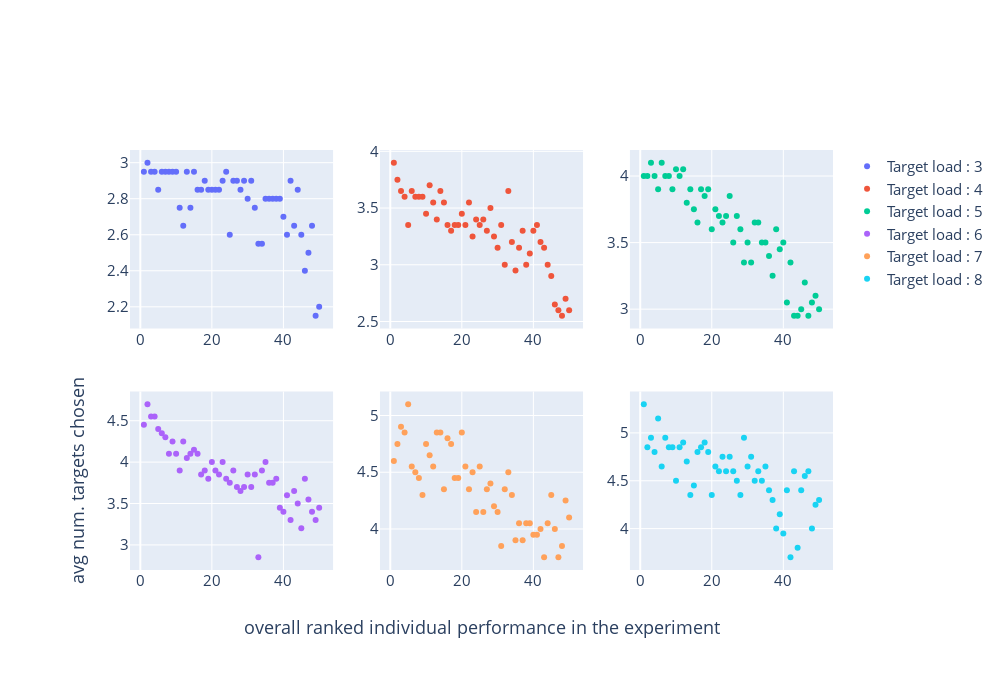

Notebook code cell kept with this figure:
### Markdown cell above
## Plot the subject ranks vs avg. number of targets chosen for each target load

* For each target load, Plot the overall individual ranks against the avg. number of targets chosen (y axis in the above figure)
* Ideally we should expect a negative slope : Best performers (low rank) on an avg. should track more number of targets

### Code cell
sec2_trace = []
for target in subject_data['num_targets'].unique().sort():
    rank_data = subject_data[subject_data['num_targets']==target]
    rank_data = rank_data.sort('subject_Num')
    rank_data['rank'] = individual_ranking['rank']
    sec2_trace.append(go.Scatter(x = rank_data['rank'].to_numpy(),
                           y = rank_data['avg_num_targets_chosen'].to_numpy(),
                           mode='markers',
                           line=dict(width = 2),
                           name = 'Target load : '+ str(target)))

fig = tools.make_subplots(rows=2, cols=3)
fig.add_trace(sec2_trace[0],1,1)
fig.add_trace(sec2_trace[1],1,2)
fig.add_trace(sec2_trace[2],1,3)
fig.add_trace(sec2_trace[3],2,1)
fig.add_trace(sec2_trace[4],2,2)
fig.add_trace(sec2_trace[5],2,3)



fig['layout'].update(height=700, width=1000, margin = dict(l=130, b=130, r=80, t=150), font = dict(size=15))
fig['layout']['legend'].update(traceorder='normal')

fig['layout']['yaxis4'].update(title='avg num. targets chosen')
fig['layout']['xaxis5'].update(title='overall ranked individual performance in the experiment')


iplot(fig, filename='subejct ranks vs. num targets chosen')

### Figure 1 — Plotly figure (JSON) as saved in the notebook; plotly's stock layout.template omitted (floating-point values rounded to 4 significant figures)
{"data": [{"line": {"width": 2}, "mode": "markers", "name": "Target load : 3", "type": "scatter", "x": [16, 2, 10, 8, 43, 23, 12, 14, 30, 48, 24, 33, 9, 38, 4, 27, 36, 18, 50, 22, 17, 7, 29, 32, 37, 28, 31, 3, 13, 20, 34, 21, 41, 44, 11, 47, 45, 1, 15, 39, 40, 19, 26, 5, 46, 49, 6, 25, 42, 35], "xaxis": "x", "y": [2.85, 3, 2.95, 2.95, 2.65, 2.9, 2.65, 2.75, 2.8, 2.65, 2.95, 2.55, 2.95, 2.8, 2.95, 2.9, 2.8, 2.9, 2.2, 2.85, 2.85, 2.95, 2.9, 2.75, 2.8, 2.85, 2.9, 2.95, 2.95, 2.85, 2.55, 2.85, 2.6, 2.85, 2.75, 2.5, 2.6, 2.95, 2.95, 2.8, 2.7, 2.85, 2.9, 2.85, 2.4, 2.15, 2.95, 2.6, 2.9, 2.8], "yaxis": "y"}, {"line": {"width": 2}, "mode": "markers", "name": "Target load : 4", "type": "scatter", "x": [16, 2, 10, 8, 43, 23, 12, 14, 30, 48, 24, 33, 9, 38, 4, 27, 36, 18, 50, 22, 17, 7, 29, 32, 37, 28, 31, 3, 13, 20, 34, 21, 41, 44, 11, 47, 45, 1, 15, 39, 40, 19, 26, 5, 46, 49, 6, 25, 42, 35], "xaxis": "x2", "y": [3.35, 3.75, 3.45, 3.6, 3.15, 3.25, 3.55, 3.65, 3.15, 2.55, 3.4, 3.65, 3.6, 3.0, 3.6, 3.3, 3.15, 3.35, 2.6, 3.55, 3.3, 3.6, 3.25, 3.0, 3.3, 3.5, 3.35, 3.65, 3.4, 3.45, 3.2, 3.35, 3.35, 3.0, 3.7, 2.6, 2.9, 3.9, 3.55, 3.1, 3.3, 3.35, 3.4, 3.35, 2.65, 2.7, 3.65, 3.35, 3.2, 2.95], "yaxis": "y2"}, {"line": {"width": 2}, "mode": "markers", "name": "Target load : 5", "type": "scatter", "x": [16, 2, 10, 8, 43, 23, 12, 14, 30, 48, 24, 33, 9, 38, 4, 27, 36, 18, 50, 22, 17, 7, 29, 32, 37, 28, 31, 3, 13, 20, 34, 21, 41, 44, 11, 47, 45, 1, 15, 39, 40, 19, 26, 5, 46, 49, 6, 25, 42, 35], "xaxis": "x3", "y": [3.65, 4, 4.05, 4.0, 2.95, 3.65, 4.05, 3.9, 3.5, 3.05, 3.7, 3.65, 3.9, 3.6, 4.0, 3.7, 3.4, 3.85, 3.0, 3.7, 3.9, 4.0, 3.35, 3.65, 3.25, 3.6, 3.35, 4.1, 3.8, 3.6, 3.5, 3.75, 3.05, 2.95, 4, 2.95, 3.0, 4.0, 3.75, 3.45, 3.5, 3.9, 3.5, 3.9, 3.2, 3.1, 4.1, 3.85, 3.35, 3.5], "yaxis": "y3"}, {"line": {"width": 2}, "mode": "markers", "name": "Target load : 6", "type": "scatter", "x": [16, 2, 10, 8, 43, 23, 12, 14, 30, 48, 24, 33, 9, 38, 4, 27, 36, 18, 50, 22, 17, 7, 29, 32, 37, 28, 31, 3, 13, 20, 34, 21, 41, 44, 11, 47, 45, 1, 15, 39, 40, 19, 26, 5, 46, 49, 6, 25, 42, 35], "xaxis": "x4", "y": [4.1, 4.7, 4.1, 4.1, 3.65, 4, 4.25, 4.1, 3.85, 3.4, 3.8, 2.85, 4.25, 3.8, 4.55, 3.7, 3.75, 3.9, 3.45, 3.85, 3.85, 4.3, 3.7, 3.85, 3.75, 3.65, 3.7, 4.55, 4.05, 4.0, 3.9, 3.9, 3.6, 3.5, 3.9, 3.55, 3.2, 4.45, 4.15, 3.45, 3.4, 3.8, 3.9, 4.4, 3.8, 3.3, 4.35, 3.75, 3.3, 4.0], "yaxis": "y4"}, {"line": {"width": 2}, "mode": "markers", "name": "Target load : 7", "type": "scatter", "x": [16, 2, 10, 8, 43, 23, 12, 14, 30, 48, 24, 33, 9, 38, 4, 27, 36, 18, 50, 22, 17, 7, 29, 32, 37, 28, 31, 3, 13, 20, 34, 21, 41, 44, 11, 47, 45, 1, 15, 39, 40, 19, 26, 5, 46, 49, 6, 25, 42, 35], "xaxis": "x5", "y": [4.8, 4.75, 4.75, 4.45, 3.75, 4.5, 4.55, 4.85, 4.15, 3.85, 4.15, 4.5, 4.3, 4.05, 4.85, 4.35, 4.05, 4.45, 4.1, 4.35, 4.75, 4.5, 4.2, 4.35, 3.9, 4.4, 3.85, 4.9, 4.85, 4.85, 4.3, 4.55, 3.95, 4.05, 4.65, 3.75, 4.3, 4.6, 4.35, 4.05, 3.95, 4.45, 4.15, 5.1, 4.0, 4.25, 4.55, 4.55, 4.0, 3.9], "yaxis": "y5"}, {"line": {"width": 2}, "mode": "markers", "name": "Target load : 8", "type": "scatter", "x": [16, 2, 10, 8, 43, 23, 12, 14, 30, 48, 24, 33, 9, 38, 4, 27, 36, 18, 50, 22, 17, 7, 29, 32, 37, 28, 31, 3, 13, 20, 34, 21, 41, 44, 11, 47, 45, 1, 15, 39, 40, 19, 26, 5, 46, 49, 6, 25, 42, 35], "xaxis": "x6", "y": [4.8, 4.85, 4.5, 4.85, 4.6, 4.75, 4.9, 4.35, 4.65, 4, 4.6, 4.6, 4.85, 4.0, 4.8, 4.5, 4.4, 4.9, 4.3, 4.6, 4.85, 4.95, 4.95, 4.5, 4.3, 4.35, 4.75, 4.95, 4.7, 4.35, 4.5, 4.65, 4.4, 3.8, 4.85, 4.6, 4.4, 5.3, 4.45, 4.15, 3.95, 4.8, 4.6, 5.15, 4.55, 4.25, 4.65, 4.75, 3.7, 4.65], "yaxis": "y6"}], "layout": {"font": {"size": 15}, "height": 700, "legend": {"traceorder": "normal"}, "margin": {"b": 130, "l": 130, "r": 80, "t": 150}, "width": 1000, "xaxis": {"anchor": "y", "domain": [0, 0.2889]}, "xaxis2": {"anchor": "y2", "domain": [0.3556, 0.6444]}, "xaxis3": {"anchor": "y3", "domain": [0.7111, 1]}, "xaxis4": {"anchor": "y4", "domain": [0, 0.2889]}, "xaxis5": {"anchor": "y5", "domain": [0.3556, 0.6444], "title": {"text": "overall ranked individual performance in the experiment"}}, "xaxis6": {"anchor": "y6", "domain": [0.7111, 1]}, "yaxis": {"anchor": "x", "domain": [0.575, 1]}, "yaxis2": {"anchor": "x2", "domain": [0.575, 1]}, "yaxis3": {"anchor": "x3", "domain": [0.575, 1]}, "yaxis4": {"anchor": "x4", "domain": [0, 0.425], "title": {"text": "avg num. targets chosen"}}, "yaxis5": {"anchor": "x5", "domain": [0, 0.425]}, "yaxis6": {"anchor": "x6", "domain": [0, 0.425]}}}
